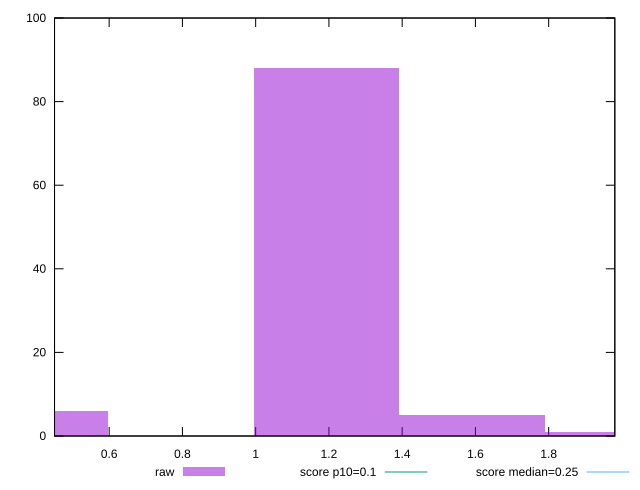

Recreate this plot in gnuplot.
reset

$raw <<EOF
1.1933321495763296 88
1.9888869159605493 1
1.5911095327684395 5
0.39777738319210987 6
EOF

set key outside below
set boxwidth 0.39777738319210987
set xrange [0.45085449218749996:1.9806091851128471]
set yrange [0:100]
set trange [0:100]
set style fill transparent solid 0.5 noborder

set parametric
set terminal svg size 640, 490 enhanced background rgb 'white'
set output "report_00017_2021-02-10T15-08-03.406Z/cumulative-layout-shift/samples/pages+cached/raw/histogram.svg"

plot $raw title "raw" with boxes, \
     0.1,t title "score p10=0.1", \
     0.25,t title "score median=0.25"

reset
